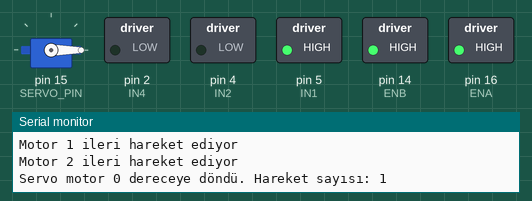
The sketch below on a simulated Arduino Uno, built with avr-gcc and run on an emulated ATmega328P. Parts: servo, switched loads named in the sketch (green lamp = pin HIGH), the last lines printed to the serial monitor. Pins used as bus, display or sensor lines are not drawn. At 30.0 s the program stops and its outputs stay as they are.

Above: at 0.1 s.
At 15.1 s:
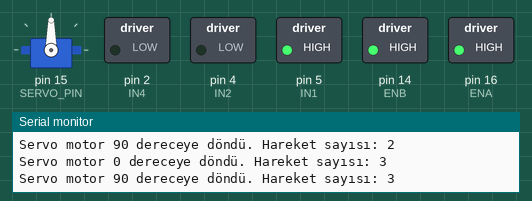
At 30.1 s:
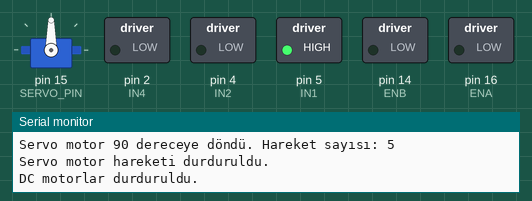
Timing chart, 0 to 31.5 s (numbered marks = the images above):
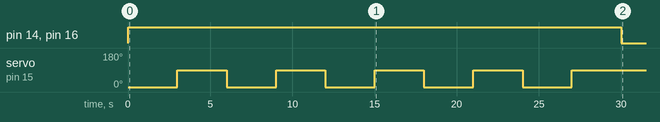

The sketch:

motordeneme.ino
```cpp
#include <Servo.h> // Servo kütüphanesini ekleyin

// Pin tanımlamaları
#define ENA 16  // GPIO16 (ENA)
#define IN1 5   // GPIO5 (IN1)
#define IN2 4   // GPIO4 (IN2)
#define IN3 0   // GPIO0 (IN3) - İkinci motor için
#define IN4 2   // GPIO2 (IN4) - İkinci motor için
#define ENB 14  // GPIO14 (ENB)
#define SERVO_PIN 15 // GPIO15 (Servo motor)

Servo myServo; // Servo nesnesini oluştur
int servoMoveCount = 0;  // Servo motorun hareket sayacı
bool systemStopped = false; // Sistem durduruldu mu?

void setup() {
  // Pin modlarını OUTPUT olarak ayarlıyoruz
  pinMode(ENA, OUTPUT);
  pinMode(IN1, OUTPUT);
  pinMode(IN2, OUTPUT);
  pinMode(IN3, OUTPUT);
  pinMode(IN4, OUTPUT);
  pinMode(ENB, OUTPUT);

  // Seri haberleşmeyi başlat
  Serial.begin(115200);

  // Motoru ileri döndür
  digitalWrite(IN1, HIGH);
  digitalWrite(IN2, LOW);
  analogWrite(ENA, 1023);  // Hız kontrolü (maksimum hız)
  Serial.println("Motor 1 ileri hareket ediyor");

  // İkinci motoru da ileri döndür
  digitalWrite(IN3, HIGH);
  digitalWrite(IN4, LOW);
  analogWrite(ENB, 1023);  // Hız kontrolü (maksimum hız)
  Serial.println("Motor 2 ileri hareket ediyor");

  // Servo motoru başlat
  myServo.attach(SERVO_PIN); // Servo motorun pinini ayarla
}

void loop() {
  if (systemStopped) {
    return; // Sistem durduktan sonra hiçbir şey yapma
  }

  if (servoMoveCount < 5) {  // Servo motor 5 kez döndürülmediyse
    // Servo motoru 0 dereceye döndür
    myServo.write(0);
    Serial.print("Servo motor 0 dereceye döndü. Hareket sayısı: ");
    Serial.println(servoMoveCount + 1);  // Hareket sayısını yazdır

    delay(3000); // 3 saniye bekle

    // Servo motoru 90 dereceye döndür
    myServo.write(90);
    Serial.print("Servo motor 90 dereceye döndü. Hareket sayısı: ");
    Serial.println(servoMoveCount + 1);  // Hareket sayısını yazdır

    delay(3000); // 3 saniye bekle

    // Hareket sayacını artır
    servoMoveCount++;
  } else {
    // Servo motor hareketini durdur
    myServo.detach();
    Serial.println("Servo motor hareketi durduruldu.");

    // DC motorları durdur
    analogWrite(ENA, 0);  // Motor 1'i durdur
    analogWrite(ENB, 0);  // Motor 2'yi durdur
    Serial.println("DC motorlar durduruldu.");

    // Sistemi durdur
    systemStopped = true;

    // Sonsuz döngüye girerek servo ve DC motor hareketini tamamen durdur
    while (true) {
      // Sistem burada durur ve loop() tekrar etmez
    }
  }
}
```

Measured:
- by itself, pin 14 (ENB), pin 16 (ENA): HIGH → LOW at 30.0 s
- by itself, servo on pin 15 (SERVO_PIN): alternates 90° for 3.0 s and 0° for 3.0 s
